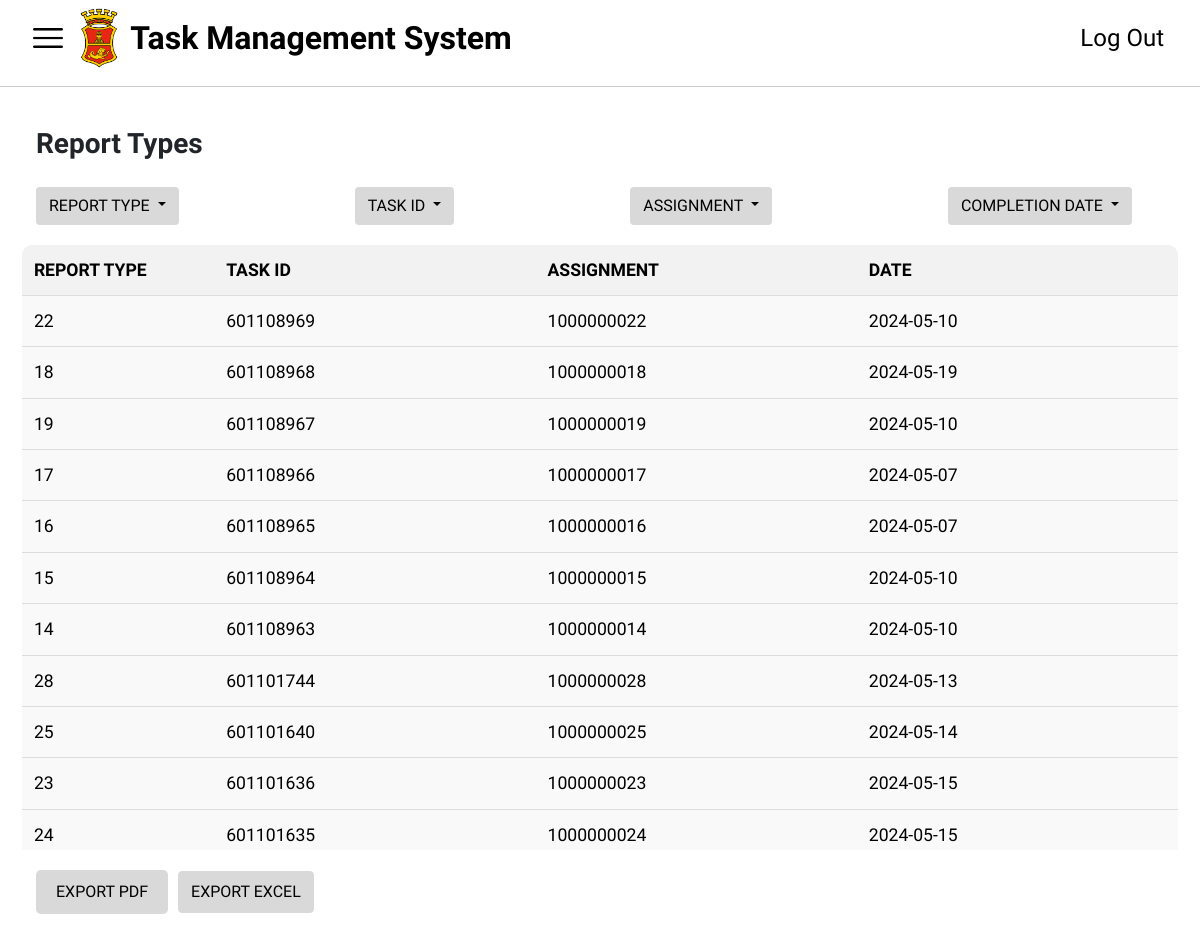
Screenshot of /reports.php?sort=desc_task with the database file from the repository.
### tables this page shows
CREATE TABLE `reports` (
  `reportID` int(11) NOT NULL,
  `userID` int(11) DEFAULT NULL,
  `taskID` int(11) DEFAULT NULL,
  `completionDate` date DEFAULT NULL
);

### reports.php (the view, shortened to what this page needs)
<?php
    include('conn.php');
$query = "SELECT * FROM reports";
if (isset($_GET['sort'])) {
    $sort = $_GET['sort'];
    switch ($sort) {
        case 'desc_task':
            $query .= " ORDER BY taskID DESC";
            break;
    }
}
$result = mysqli_query($conn, $query);
?>
<!DOCTYPE html>
<html lang="en">
<head>
    <?php
    include('header.php');
  ?>
</head>
<body>
    <nav class="navbar navbar-expand-lg bg-body-tertiary">
        <div class="container-fluid" id="side-menu">
            <img src="images/menu-bar.png" data-bs-toggle="offcanvas" href="#offcanvasExample" aria-controls="offcanvasExample" id="burger">
            <div class="collapse navbar-collapse" id="navbarNav">
                <img src="images/San_Miguel_Corporation_logo.webp" id="navlogo"><br>
                <a class="navbar-brand" id="tms" href="dashboard.php">Task Management System</a>
                <ul class="navbar-nav ms-auto">
                    <li class="nav-item">
                        <a class="nav-link" href="index.php" id="logout">Log Out</a>
                    </li>
                </ul>
            </div>
        </div>
    </nav>
    <div class="header-divider"></div>
    <div class="header-reports pb-0">
        <h2 class="reports-header fw-bold ps-3 pb-3">Report Types</h2>
        <div class="reports-options ps-3">
            <div class="dropdown">
                <button class="btn dropdown-toggle rounded mb-0" type="button" id="reportSortDropdown" data-bs-toggle="dropdown" aria-expanded="false">
                    REPORT TYPE
                </button>
            </div>
            <div class="dropdown">
                <button class="btn dropdown-toggle rounded mb-0" type="button" id="taskSortDropdown" data-bs-toggle="dropdown" aria-expanded="false">
                    TASK ID
                </button>
            </div>
            <div class="dropdown">
                <button class="btn dropdown-toggle rounded mb-0" type="button" id="assignmentSortDropdown" data-bs-toggle="dropdown" aria-expanded="false">
                    ASSIGNMENT
                </button>
            </div>
            <div class="dropdown">
                <button class="btn dropdown-toggle rounded me-5 mb-0" type="button" id="dateSortDropdown" data-bs-toggle="dropdown" aria-expanded="false">
                    COMPLETION DATE
                </button>
            </div>
        </div>
    </div>
    <div class="reports-table-container mx-1 p-0" id="reports_table">
        <table class="reports-table">
            <thead>
                <tr>
                    <th>REPORT TYPE</th>
                    <th>TASK ID</th>
                    <th>ASSIGNMENT</th>
                    <th>DATE</th>
                </tr>
            </thead>
            <tbody>
            <?php
    if($result) {
        while($row = mysqli_fetch_assoc($result)) {
            echo '<tr>';
            echo '<td>'.($row['reportID']). '</td>';
            echo '<td>'.($row['taskID']). '</td>';
            echo '<td>'.($row['userID']). '</td>';
            echo '<td>'.($row['completionDate']). '</td>';
            echo '</tr>';
        }
    } else {
        echo '<tr><td colspan="2">Failed to fetch data from database.</td></tr>';
    }
          ?>
            </tbody>
        </table>
    </div>
    <div class="export-buttons ms-3 me">
      <a href="expexcel.php"> <button class="export-pdf-button" id = 'exportBtn'>EXPORT PDF</button></a>
      <a href="expexcel.php" target="_blank" class="export-excel-button">EXPORT EXCEL</a>
    </div>
</body>
</html>

### styles/style.css (style rules this page uses)
body, html { height: 100%; margin: 0; font-family: "Exo 2" !important; }
#navlogo { width: 2.5%; outline: #000; min-width: 40px; min-height: 40px; }
#tms { font-size: 32px; font-weight: bold; text-align: left; margin-left: 1%; color: rgb(0, 0, 0); cursor: pointer; }
#burger { width: 40px; margin-right: 1%; min-width: 40px; }
#side-menu { font-family: "Exo 2"; }
#logout { font-size: 24px; text-align: right; color: #000; }
#navbarNav { border-bottom: #000; border-width: 1px; }
.header-divider { height: 1px; background-color: #ccc; margin-top: 10px; }
.header-reports { padding: 20px; margin-top: 20px; }
.reports-header { margin-bottom: 10px; font-size: 1.75em; }
.reports-options { display: flex; align-items: center; justify-content: space-between; margin-bottom: 20px; }
.reports-table-container { padding: 20px; display: flex; justify-content: center; }
.reports-table { width: 75%; border-collapse: collapse; margin-bottom: 20px; background-color: #f9f9f9; border-radius: 10px; overflow: hidden; }
.reports-table th, .reports-table td { padding: 1px; text-align: center; border-bottom: 1px solid #ddd; width: 25%; font-size: 1.1em; }
.reports-table th { background-color: #f2f2f2; }
.reports-table th:nth-child(1), .reports-table td:nth-child(1) { width: 50px; }
.reports-table th:nth-child(2), .reports-table td:nth-child(2) { width: 150px; }
.reports-table th:nth-child(3), .reports-table td:nth-child(3) { width: 150px; }
.reports-table th:nth-child(4), .reports-table td:nth-child(4) { width: 150px; }
.export-buttons { display: flex; align-items: center; justify-content: flex-start; padding: 20px; }
.export-buttons button { background-color: gray; color: white; border: none; padding: 10px 20px; cursor: pointer; border-radius: 5px; margin-right: 10px; }
#reports_table { max-height: 605px; overflow-y: auto; padding-bottom: 20px; color: #000; }
.reports-table-container { padding: 5px; display: flex; justify-content: center; }
.reports-table { width: 97%; max-height: 625px; border-collapse: collapse; margin-bottom: 20px; background-color: #f9f9f9; border-radius: 10px; overflow: hidden; }
.reports-table th, .reports-table td { padding: 12px; text-align: left; border-bottom: 1px solid #ddd; font-size: 1.1em; }
#btnMonth, #btnWeek, #btnDay, #exportBtn, #reportSortDropdown, #taskSortDropdown, #assignmentSortDropdown, #dateSortDropdown { background-color: #d9d9d9; color: #000; }
.export-excel-button { display: inline-block; padding: 8px 12px; background-color: #d9d9d9; color: black; text-decoration: none; border: 1px solid #d9d9d9; border-radius: 4px; cursor: pointer; }

### rows the page displays
reports: reportID "22", taskID "601108969", userID "1000000022", completionDate "2024-05-10"
reports: reportID "18", taskID "601108968", userID "1000000018", completionDate "2024-05-19"
reports: reportID "19", taskID "601108967", userID "1000000019", completionDate "2024-05-10"
reports: reportID "17", taskID "601108966", userID "1000000017", completionDate "2024-05-07"
reports: reportID "16", taskID "601108965", userID "1000000016", completionDate "2024-05-07"
reports: reportID "15", taskID "601108964", userID "1000000015", completionDate "2024-05-10"
reports: reportID "14", taskID "601108963", userID "1000000014", completionDate "2024-05-10"
reports: reportID "28", taskID "601101744", userID "1000000028", completionDate "2024-05-13"
reports: reportID "25", taskID "601101640", userID "1000000025", completionDate "2024-05-14"
reports: reportID "23", taskID "601101636", userID "1000000023", completionDate "2024-05-15"
reports: reportID "24", taskID "601101635", userID "1000000024", completionDate "2024-05-15"
